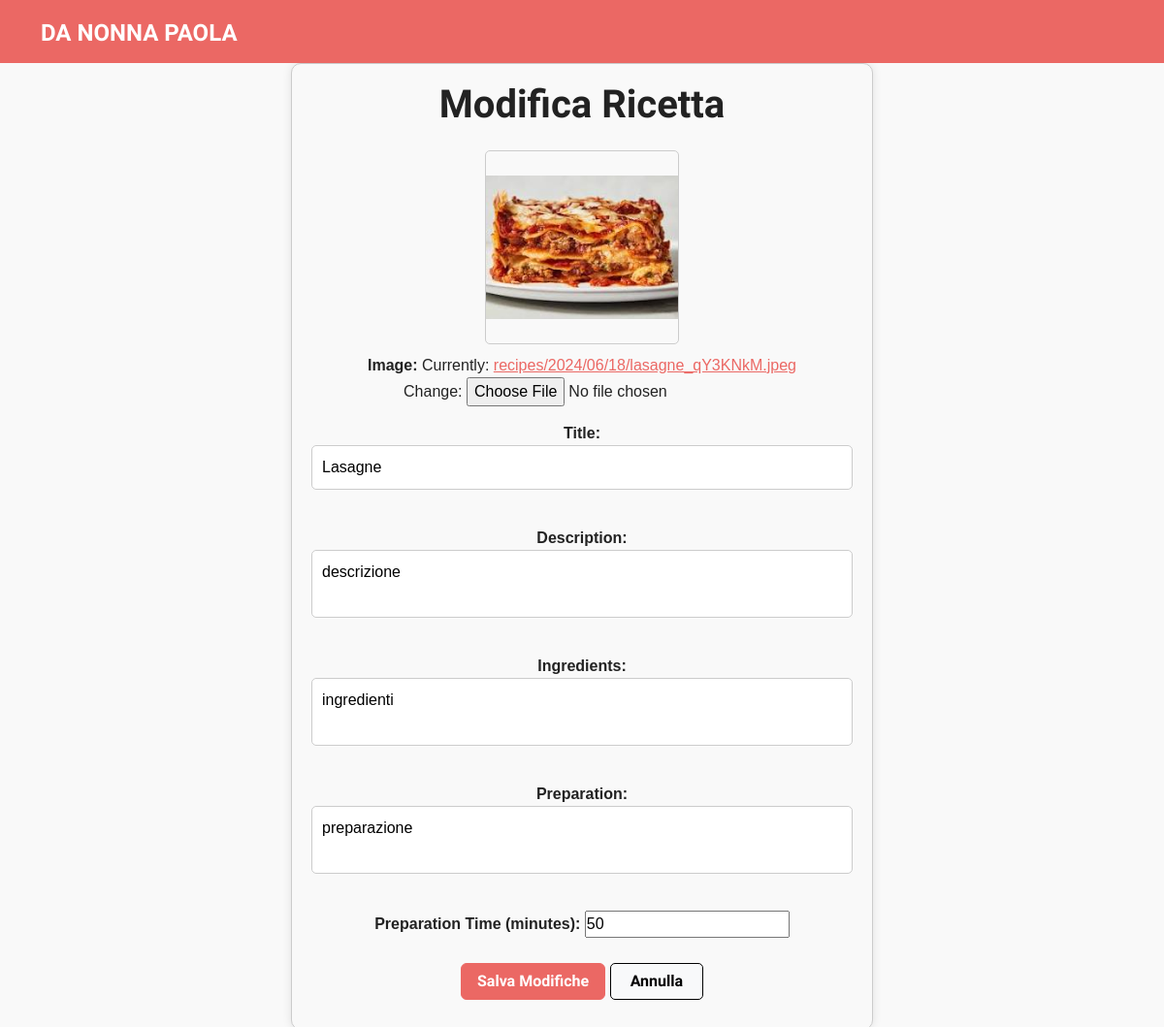
Screenshot of /edit-recipe/7/ (signed in) with the database file from the repository.
### pages/models.py (models this page shows, shortened)
class Recipe(models.Model):
    user = models.ForeignKey(settings.AUTH_USER_MODEL, related_name='recipes_created', on_delete=models.CASCADE)
    title = models.CharField(max_length=200)
    slug = models.SlugField(max_length=200, blank=True)
    image = models.ImageField(upload_to='recipes/%Y/%m/%d')
    description = models.TextField("Description")
    ingredients = models.TextField("Ingredients")
    preparation = models.TextField("Preparation")
    preparation_time = models.IntegerField("Preparation Time (minutes)", default=0)
    created = models.DateField(auto_now_add=True, db_index=True)

### pages/views.py (the view)
# urls.py: path('edit-recipe/<int:recipe_id>/', views.edit_recipe, name='edit_recipe'),
@login_required
def edit_recipe(request, recipe_id):
    recipe = get_object_or_404(Recipe, id=recipe_id)
    if request.user == recipe.user:
        if request.method == 'POST':
            form = RecipeCreateForm(request.POST, request.FILES, instance=recipe)
            if form.is_valid():
                form.save()
                return redirect('my-profile')  # Reindirizza dopo la modifica della ricetta
        else:
            form = RecipeCreateForm(instance=recipe)
        context = {
            'form': form,
            'recipe': recipe,
        }
        return render(request, 'pages/edit-recipe.html', context)
    else:
        return redirect('my-profile')

### pages/forms.py
class RecipeCreateForm(forms.ModelForm):
    class Meta:
        model = Recipe
        fields = ['image', 'title', 'description', 'ingredients', 'preparation', 'preparation_time']
        widgets = {
            'title': forms.Textarea(attrs={
                'placeholder': 'Inserisci il titolo',
                'class': 'textarea',
                'rows': 1,
                'cols': 40
            }),
            'description': forms.Textarea(attrs={
                'placeholder': 'Inserisci la descrizione',
                'class': 'textarea',
                'rows': 2,
                'cols': 40
            }),
            'ingredients': forms.Textarea(attrs={
                'placeholder': 'Inserisci gli ingredienti',
                'class': 'textarea',
                'rows': 2,
                'cols': 40
            }),
            'preparation': forms.Textarea(attrs={
                'placeholder': 'Inserisci la preparazione',
                'class': 'textarea',
                'rows': 2,
                'cols': 40
            }),
        }

### pages/templates/pages/edit-recipe.html (shortened to what this page needs)
<!DOCTYPE html>
<html lang="en">
<head>
    <link rel="stylesheet" href="https://bootswatch.com/5/journal/bootstrap.min.css">
</head>
<body>
<header>
    <nav class="navbar navbar-expand-lg navbar-dark bg-primary">
        <div class="container">
            <a class="navbar-brand" href="{% url 'my-profile' %}" style="font-size: 24px; text-align: center;">DA NONNA PAOLA</a>
        </div>
    </nav>
</header>
<main>
    <div class="container">
        <div class="profile-form">
            <h1>Modifica Ricetta</h1>
            <form method="POST" enctype="multipart/form-data" action="{% url 'edit_recipe' recipe_id=recipe.id %}">
                <div id="image-preview-container" class="image-preview" >
                    <div id="preview-container">
                        <img id="image-preview" src="{{ form.instance.image.url }}" alt="Preview dell'immagine" >
                    </div>
                </div>
                {{ form.as_p }}
                <input class="btn btn-primary" type="submit" value="Salva Modifiche">
                <a class="btn btn-light" href="{% url 'my-profile' %}" style="line-height:16px;">Annulla</a>
            </form>
        </div>
    </div>
</main>
</body>
</html>

### pages/templates/pages/edit-recipe.html (style rules this page uses)
* { margin: 0; padding: 0; box-sizing: border-box; }
body { font-family: Arial, sans-serif; background-color: #f9f9f9; }
header { width: 100%; }
main { display: flex; justify-content: center; align-items: center; min-height: 100vh; }
.profile-form { padding: 20px; border: 1px solid #ccc; border-radius: 10px; box-shadow: 0 0 10px rgba(0, 0, 0, 0.1); background-color: #f9f9f9; text-align: center; max-width: 600px; margin: 0 auto; }
.profile-form h1 { margin-bottom: 20px; }
.profile-form label { font-weight: bold; }
.profile-form input[type="text"], .profile-form textarea { width: 100%; padding: 10px; margin-bottom: 15px; border: 1px solid #ccc; border-radius: 5px; height: auto; overflow-y: hidden; }
.profile-form textarea { resize: none; }
.profile-form button[type="submit"], .profile-form a.btn { margin-top: 10px; margin-bottom: 10px; padding: 10px 20px; border-radius: 5px; cursor: pointer; }
.profile-form .btn-light { border: 1px solid #000; }
.image-preview { display: flex; justify-content: center; margin-bottom: 10px; }
#preview-container { width: 200px; height: 200px; display: flex; justify-content: center; align-items: center; overflow: hidden; border-radius: 5px; border: 1px solid #ccc; margin-top: 5px; }
#preview-container img { width: 100%; height: auto; display: block; margin: 0 auto; }

### rows the page displays
Recipe: instance.image (picture), title "Lasagne", description "descrizione", ingredients "ingredienti", preparation "preparazione", preparation_time "50"
